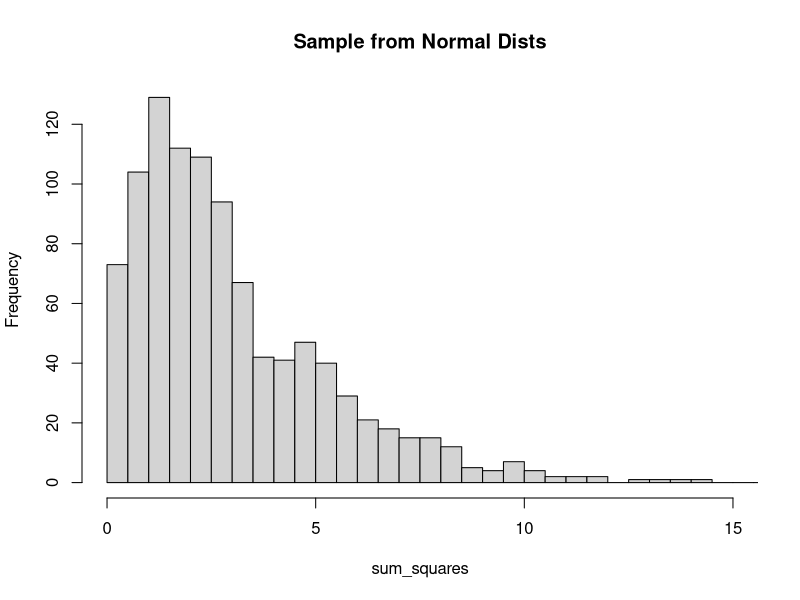
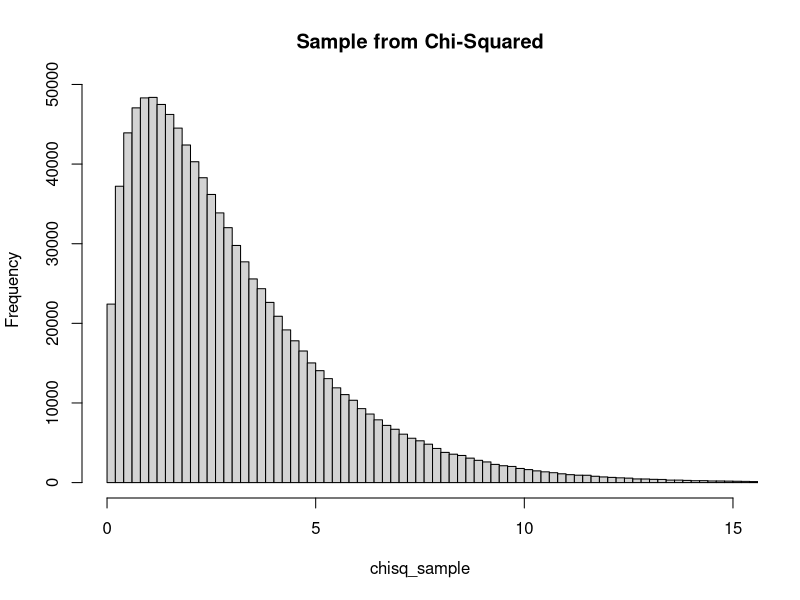
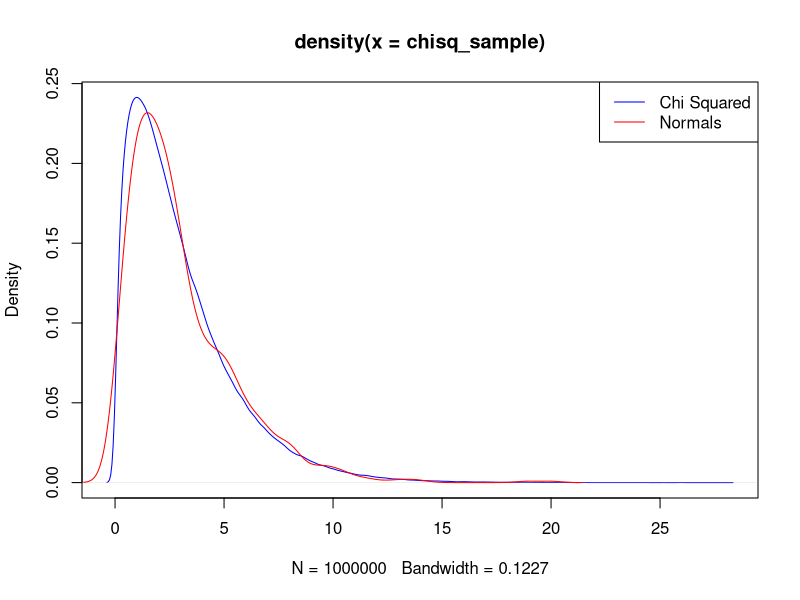

Here is the R script that generated these plots, in order:
## ---- chunk 1
# First let's set the parameters mu and sigma
mu = 0
sigma = 1
n = 4

# Now we get our three sets of four observations
z1_obs = rnorm(n, mean=mu, sd = sigma)
z2_obs = rnorm(n, mean=mu, sd = sigma)
z3_obs = rnorm(n, mean=mu, sd = sigma)

# Let's collect our observations in a matrix
obs_mat = matrix(c(z1_obs, z2_obs, z3_obs), 4, 3)
obs_mat
## ---- chunk 2
sq_obs_mat = obs_mat**2
sum_squares = rowSums(sq_obs_mat)
sum_squares
## ---- chunk 3
n=1000
z1_obs = rnorm(n, mean=mu, sd = sigma)
z2_obs = rnorm(n, mean=mu, sd = sigma)
z3_obs = rnorm(n, mean=mu, sd = sigma)

obs_mat = matrix(c(z1_obs, z2_obs, z3_obs), n, 3)
sq_obs_mat = obs_mat**2
sum_squares = rowSums(sq_obs_mat)

# Let's plot a histogram of the results
hist(sum_squares, breaks = 70, xlim = c(0, 15), main='Sample from Normal Dists')

# We can compare this to a collection of obsevations taken directly from the chi-squared distribution
chisq_sample = rchisq(1000000, 3)
hist(chisq_sample, breaks = 150, xlim = c(0, 15), main='Sample from Chi-Squared')
## ---- chunk 4
plot(density(chisq_sample), col='blue')
lines(density(sum_squares), col='red')
legend('topright', legend = c('Chi Squared', 'Normals'), col = c('blue', 'red'), lty = 1)
